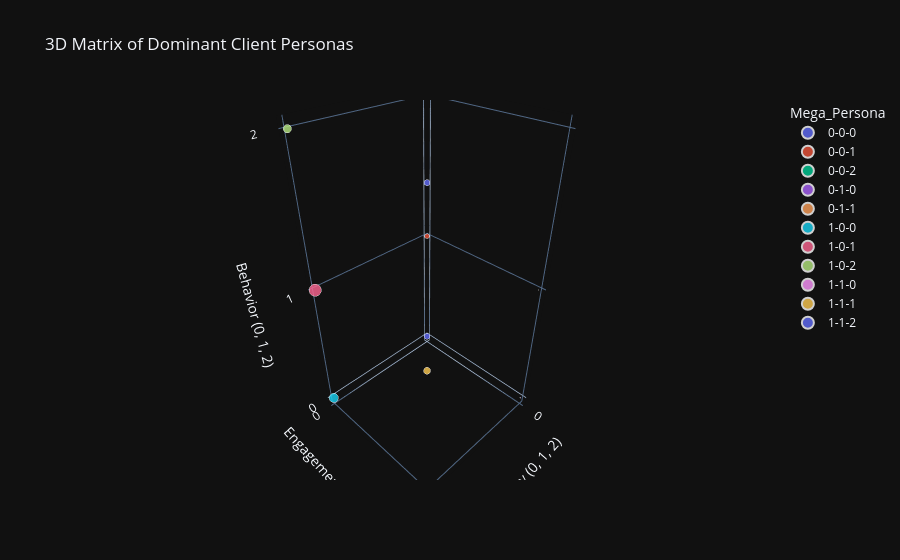

This figure's notebook cell:
### Code cell
import matplotlib.pyplot as plt
import seaborn as sns
import plotly.express as px
from sklearn.manifold import TSNE
import numpy as np

print("Generating visualizations... (t-SNE might take a minute to calculate)")

# ==========================================
# 1. VALIDATION: t-SNE PLOTS FOR EACH LENS
# ==========================================
# We use metric='precomputed' because we are feeding it the Gower matrices
# init='random' is required by scikit-learn when using precomputed metrics
tsne = TSNE(n_components=2, metric='precomputed', init='random', random_state=42)

# Calculate 2D coordinates for each lens
tsne_lens1 = tsne.fit_transform(dist_mat_lens1)
tsne_lens2 = tsne.fit_transform(dist_mat_lens2)
tsne_lens3 = tsne.fit_transform(dist_mat_lens3)

# Create a figure with 3 subplots side-by-side
fig, axes = plt.subplots(1, 3, figsize=(18, 5))

# Plot Lens 1
sns.scatterplot(x=tsne_lens1[:, 0], y=tsne_lens1[:, 1], hue=labels_lens1, palette='Set1', ax=axes[0])
axes[0].set_title('Lens 1: Financial Capacity Clusters')

# Plot Lens 2
sns.scatterplot(x=tsne_lens2[:, 0], y=tsne_lens2[:, 1], hue=labels_lens2, palette='Set2', ax=axes[1])
axes[1].set_title('Lens 2: Bank Engagement Clusters')

# Plot Lens 3
sns.scatterplot(x=tsne_lens3[:, 0], y=tsne_lens3[:, 1], hue=labels_lens3, palette='Set3', ax=axes[2])
axes[2].set_title('Lens 3: Spending Behavior Clusters')

plt.tight_layout()
plt.show()


# ==========================================
# 2. THE 3D MATRIX OF MEGA-PERSONAS
# ==========================================
# Group by the 3 lenses to get the coordinates and the size (client count) for the bubbles
matrix_df = df_final.groupby(['Lens1_Capacity', 'Lens2_Engagement', 'Lens3_Behavior']).size().reset_index(name='Client_Count')
matrix_df['Mega_Persona'] = matrix_df['Lens1_Capacity'].astype(str) + "-" + matrix_df['Lens2_Engagement'].astype(str) + "-" + matrix_df['Lens3_Behavior'].astype(str)

# Create an interactive 3D Bubble Chart using Plotly
fig_3d = px.scatter_3d(
    matrix_df,
    x='Lens1_Capacity',
    y='Lens2_Engagement',
    z='Lens3_Behavior',
    size='Client_Count',       # Bubble size represents the number of clients
    color='Mega_Persona',      # Different color for each persona combination
    hover_name='Mega_Persona',
    title="3D Matrix of Dominant Client Personas",
    labels={
        'Lens1_Capacity': 'Capacity (0, 1, 2)',
        'Lens2_Engagement': 'Engagement (0, 1, 2)',
        'Lens3_Behavior': 'Behavior (0, 1, 2)'
    },
    opacity=0.8
)

# Force the axes to show only whole numbers (0, 1, 2)
fig_3d.update_layout(
    scene = dict(
        xaxis = dict(tickmode = 'linear', tick0 = 0, dtick = 1),
        yaxis = dict(tickmode = 'linear', tick0 = 0, dtick = 1),
        zaxis = dict(tickmode = 'linear', tick0 = 0, dtick = 1),
    )
)
fig_3d.show()


# ==========================================
# 3. GLOBAL VALIDATION: OVERALL t-SNE
# ==========================================
# To see if our Mega-Personas separate well overall, we can average our 3 distance matrices!
# This is a mathematically sound way to combine the 3 independent Gower matrices.
global_distance_matrix = (dist_mat_lens1 + dist_mat_lens2 + dist_mat_lens3) / 3

print("Calculating Global t-SNE...")
tsne_global = TSNE(n_components=2, metric='precomputed', init='random', random_state=42)
tsne_global_coords = tsne_global.fit_transform(global_distance_matrix)

# Plot the Global t-SNE, coloring only the Top 5 most dominant Mega-Personas
# (coloring all 27 makes the plot unreadable)
top_personas = persona_counts['Mega_Persona'].head(8).tolist()

# Create a column that labels a client as their persona IF they are in the Top 5, else "Other"
df_final['Plot_Label'] = df_final['Mega_Persona'].apply(lambda x: x if x in top_personas else 'Other')

plt.figure(figsize=(10, 7))
sns.scatterplot(
    x=tsne_global_coords[:, 0],
    y=tsne_global_coords[:, 1],
    hue=df_final['Plot_Label'],
    palette='tab10',
    alpha=0.7
)
plt.title("Global t-SNE Validation: Top 5 Dominant Mega-Personas")
plt.legend(bbox_to_anchor=(1.05, 1), loc='upper left')
plt.tight_layout()
plt.show()

### Figure 1 — Plotly figure (JSON) as saved in the notebook; plotly's stock layout.template omitted (floating-point values rounded to 4 significant figures)
{"data": [{"hovertemplate": "<b>%{hovertext}</b><br><br>Mega_Persona=0-0-0<br>Capacity (0, 1, 2)=%{x}<br>Engagement (0, 1, 2)=%{y}<br>Behavior (0, 1, 2)=%{z}<br>Client_Count=%{marker.size}<extra></extra>", "hovertext": ["0-0-0"], "legendgroup": "0-0-0", "marker": {"color": "#636efa", "opacity": 0.8, "size": [342], "sizemode": "area", "sizeref": 3.728, "symbol": "circle"}, "mode": "markers", "name": "0-0-0", "scene": "scene", "showlegend": true, "x": [0], "y": [0], "z": [0], "type": "scatter3d"}, {"hovertemplate": "<b>%{hovertext}</b><br><br>Mega_Persona=0-0-1<br>Capacity (0, 1, 2)=%{x}<br>Engagement (0, 1, 2)=%{y}<br>Behavior (0, 1, 2)=%{z}<br>Client_Count=%{marker.size}<extra></extra>", "hovertext": ["0-0-1"], "legendgroup": "0-0-1", "marker": {"color": "#EF553B", "opacity": 0.8, "size": [219], "sizemode": "area", "sizeref": 3.728, "symbol": "circle"}, "mode": "markers", "name": "0-0-1", "scene": "scene", "showlegend": true, "x": [0], "y": [0], "z": [1], "type": "scatter3d"}, {"hovertemplate": "<b>%{hovertext}</b><br><br>Mega_Persona=0-0-2<br>Capacity (0, 1, 2)=%{x}<br>Engagement (0, 1, 2)=%{y}<br>Behavior (0, 1, 2)=%{z}<br>Client_Count=%{marker.size}<extra></extra>", "hovertext": ["0-0-2"], "legendgroup": "0-0-2", "marker": {"color": "#00cc96", "opacity": 0.8, "size": [462], "sizemode": "area", "sizeref": 3.728, "symbol": "circle"}, "mode": "markers", "name": "0-0-2", "scene": "scene", "showlegend": true, "x": [0], "y": [0], "z": [2], "type": "scatter3d"}, {"hovertemplate": "<b>%{hovertext}</b><br><br>Mega_Persona=0-1-0<br>Capacity (0, 1, 2)=%{x}<br>Engagement (0, 1, 2)=%{y}<br>Behavior (0, 1, 2)=%{z}<br>Client_Count=%{marker.size}<extra></extra>", "hovertext": ["0-1-0"], "legendgroup": "0-1-0", "marker": {"color": "#ab63fa", "opacity": 0.8, "size": [5], "sizemode": "area", "sizeref": 3.728, "symbol": "circle"}, "mode": "markers", "name": "0-1-0", "scene": "scene", "showlegend": true, "x": [0], "y": [1], "z": [0], "type": "scatter3d"}, {"hovertemplate": "<b>%{hovertext}</b><br><br>Mega_Persona=0-1-1<br>Capacity (0, 1, 2)=%{x}<br>Engagement (0, 1, 2)=%{y}<br>Behavior (0, 1, 2)=%{z}<br>Client_Count=%{marker.size}<extra></extra>", "hovertext": ["0-1-1"], "legendgroup": "0-1-1", "marker": {"color": "#FFA15A", "opacity": 0.8, "size": [6], "sizemode": "area", "sizeref": 3.728, "symbol": "circle"}, "mode": "markers", "name": "0-1-1", "scene": "scene", "showlegend": true, "x": [0], "y": [1], "z": [1], "type": "scatter3d"}, {"hovertemplate": "<b>%{hovertext}</b><br><br>Mega_Persona=1-0-0<br>Capacity (0, 1, 2)=%{x}<br>Engagement (0, 1, 2)=%{y}<br>Behavior (0, 1, 2)=%{z}<br>Client_Count=%{marker.size}<extra></extra>", "hovertext": ["1-0-0"], "legendgroup": "1-0-0", "marker": {"color": "#19d3f3", "opacity": 0.8, "size": [841], "sizemode": "area", "sizeref": 3.728, "symbol": "circle"}, "mode": "markers", "name": "1-0-0", "scene": "scene", "showlegend": true, "x": [1], "y": [0], "z": [0], "type": "scatter3d"}, {"hovertemplate": "<b>%{hovertext}</b><br><br>Mega_Persona=1-0-1<br>Capacity (0, 1, 2)=%{x}<br>Engagement (0, 1, 2)=%{y}<br>Behavior (0, 1, 2)=%{z}<br>Client_Count=%{marker.size}<extra></extra>", "hovertext": ["1-0-1"], "legendgroup": "1-0-1", "marker": {"color": "#FF6692", "opacity": 0.8, "size": [1491], "sizemode": "area", "sizeref": 3.728, "symbol": "circle"}, "mode": "markers", "name": "1-0-1", "scene": "scene", "showlegend": true, "x": [1], "y": [0], "z": [1], "type": "scatter3d"}, {"hovertemplate": "<b>%{hovertext}</b><br><br>Mega_Persona=1-0-2<br>Capacity (0, 1, 2)=%{x}<br>Engagement (0, 1, 2)=%{y}<br>Behavior (0, 1, 2)=%{z}<br>Client_Count=%{marker.size}<extra></extra>", "hovertext": ["1-0-2"], "legendgroup": "1-0-2", "marker": {"color": "#B6E880", "opacity": 0.8, "size": [679], "sizemode": "area", "sizeref": 3.728, "symbol": "circle"}, "mode": "markers", "name": "1-0-2", "scene": "scene", "showlegend": true, "x": [1], "y": [0], "z": [2], "type": "scatter3d"}, {"hovertemplate": "<b>%{hovertext}</b><br><br>Mega_Persona=1-1-0<br>Capacity (0, 1, 2)=%{x}<br>Engagement (0, 1, 2)=%{y}<br>Behavior (0, 1, 2)=%{z}<br>Client_Count=%{marker.size}<extra></extra>", "hovertext": ["1-1-0"], "legendgroup": "1-1-0", "marker": {"color": "#FF97FF", "opacity": 0.8, "size": [124], "sizemode": "area", "sizeref": 3.728, "symbol": "circle"}, "mode": "markers", "name": "1-1-0", "scene": "scene", "showlegend": true, "x": [1], "y": [1], "z": [0], "type": "scatter3d"}, {"hovertemplate": "<b>%{hovertext}</b><br><br>Mega_Persona=1-1-1<br>Capacity (0, 1, 2)=%{x}<br>Engagement (0, 1, 2)=%{y}<br>Behavior (0, 1, 2)=%{z}<br>Client_Count=%{marker.size}<extra></extra>", "hovertext": ["1-1-1"], "legendgroup": "1-1-1", "marker": {"color": "#FECB52", "opacity": 0.8, "size": [472], "sizemode": "area", "sizeref": 3.728, "symbol": "circle"}, "mode": "markers", "name": "1-1-1", "scene": "scene", "showlegend": true, "x": [1], "y": [1], "z": [1], "type": "scatter3d"}, {"hovertemplate": "<b>%{hovertext}</b><br><br>Mega_Persona=1-1-2<br>Capacity (0, 1, 2)=%{x}<br>Engagement (0, 1, 2)=%{y}<br>Behavior (0, 1, 2)=%{z}<br>Client_Count=%{marker.size}<extra></extra>", "hovertext": ["1-1-2"], "legendgroup": "1-1-2", "marker": {"color": "#636efa", "opacity": 0.8, "size": [352], "sizemode": "area", "sizeref": 3.728, "symbol": "circle"}, "mode": "markers", "name": "1-1-2", "scene": "scene", "showlegend": true, "x": [1], "y": [1], "z": [2], "type": "scatter3d"}], "layout": {"scene": {"domain": {"x": [0.0, 1.0], "y": [0.0, 1.0]}, "xaxis": {"title": {"text": "Capacity (0, 1, 2)"}, "tickmode": "linear", "tick0": 0, "dtick": 1}, "yaxis": {"title": {"text": "Engagement (0, 1, 2)"}, "tickmode": "linear", "tick0": 0, "dtick": 1}, "zaxis": {"title": {"text": "Behavior (0, 1, 2)"}, "tickmode": "linear", "tick0": 0, "dtick": 1}}, "legend": {"title": {"text": "Mega_Persona"}, "tracegroupgap": 0, "itemsizing": "constant"}, "title": {"text": "3D Matrix of Dominant Client Personas"}}}
